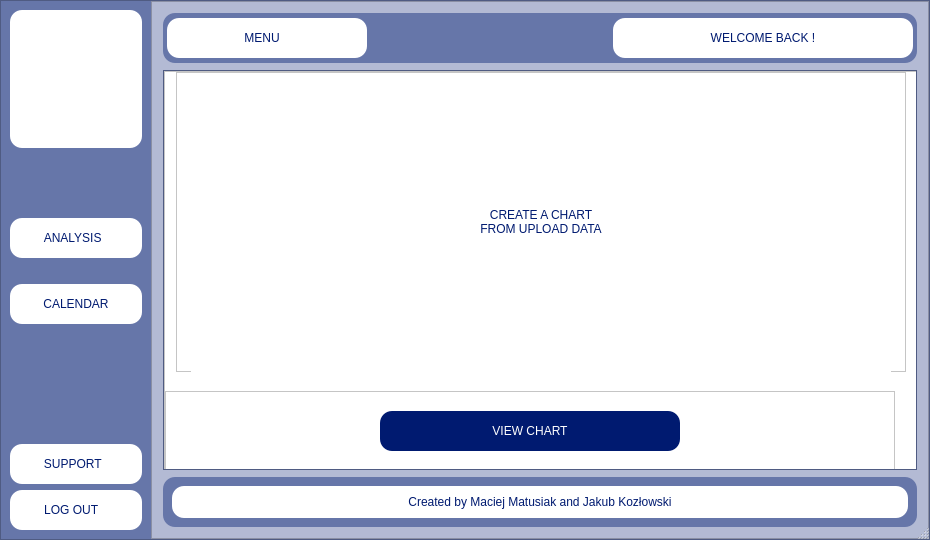
<?xml version="1.0" encoding="UTF-8"?>
<ui version="4.0">
 <class>Dialog</class>
 <widget class="QDialog" name="Dialog">
  <property name="windowModality">
   <enum>Qt::WindowModal</enum>
  </property>
  <property name="enabled">
   <bool>true</bool>
  </property>
  <property name="geometry">
   <rect>
    <x>0</x>
    <y>0</y>
    <width>930</width>
    <height>540</height>
   </rect>
  </property>
  <property name="minimumSize">
   <size>
    <width>930</width>
    <height>540</height>
   </size>
  </property>
  <property name="maximumSize">
   <size>
    <width>930</width>
    <height>540</height>
   </size>
  </property>
  <property name="sizeIncrement">
   <size>
    <width>0</width>
    <height>0</height>
   </size>
  </property>
  <property name="windowTitle">
   <string>Dialog</string>
  </property>
  <property name="styleSheet">
   <string notr="true"/>
  </property>
  <property name="sizeGripEnabled">
   <bool>true</bool>
  </property>
  <widget class="QWidget" name="widget" native="true">
   <property name="geometry">
    <rect>
     <x>0</x>
     <y>0</y>
     <width>930</width>
     <height>540</height>
    </rect>
   </property>
   <property name="minimumSize">
    <size>
     <width>930</width>
     <height>540</height>
    </size>
   </property>
   <property name="maximumSize">
    <size>
     <width>930</width>
     <height>540</height>
    </size>
   </property>
   <layout class="QVBoxLayout" name="verticalLayout_3">
    <property name="spacing">
     <number>0</number>
    </property>
    <property name="sizeConstraint">
     <enum>QLayout::SetNoConstraint</enum>
    </property>
    <property name="leftMargin">
     <number>0</number>
    </property>
    <property name="topMargin">
     <number>0</number>
    </property>
    <property name="rightMargin">
     <number>0</number>
    </property>
    <property name="bottomMargin">
     <number>0</number>
    </property>
    <item>
     <widget class="QFrame" name="frame_8">
      <property name="styleSheet">
       <string notr="true">background-color: rgb(102, 118, 169);</string>
      </property>
      <property name="frameShape">
       <enum>QFrame::StyledPanel</enum>
      </property>
      <property name="frameShadow">
       <enum>QFrame::Plain</enum>
      </property>
      <layout class="QHBoxLayout" name="horizontalLayout">
       <property name="spacing">
        <number>0</number>
       </property>
       <property name="leftMargin">
        <number>0</number>
       </property>
       <property name="topMargin">
        <number>0</number>
       </property>
       <property name="rightMargin">
        <number>0</number>
       </property>
       <property name="bottomMargin">
        <number>0</number>
       </property>
       <item>
        <widget class="QFrame" name="frame">
         <property name="minimumSize">
          <size>
           <width>150</width>
           <height>0</height>
          </size>
         </property>
         <property name="maximumSize">
          <size>
           <width>300</width>
           <height>16777215</height>
          </size>
         </property>
         <property name="styleSheet">
          <string notr="true">background-color: rgb(102, 118, 169);
border-radius: 12px;</string>
         </property>
         <property name="frameShape">
          <enum>QFrame::StyledPanel</enum>
         </property>
         <property name="frameShadow">
          <enum>QFrame::Plain</enum>
         </property>
         <layout class="QGridLayout" name="gridLayout_6">
          <item row="8" column="0">
           <spacer name="verticalSpacer_3">
            <property name="orientation">
             <enum>Qt::Vertical</enum>
            </property>
            <property name="sizeHint" stdset="0">
             <size>
              <width>20</width>
              <height>50</height>
             </size>
            </property>
           </spacer>
          </item>
          <item row="1" column="0">
           <spacer name="verticalSpacer_2">
            <property name="orientation">
             <enum>Qt::Vertical</enum>
            </property>
            <property name="sizeType">
             <enum>QSizePolicy::Maximum</enum>
            </property>
            <property name="sizeHint" stdset="0">
             <size>
              <width>20</width>
              <height>200</height>
             </size>
            </property>
           </spacer>
          </item>
          <item row="6" column="0">
           <spacer name="verticalSpacer">
            <property name="orientation">
             <enum>Qt::Vertical</enum>
            </property>
            <property name="sizeType">
             <enum>QSizePolicy::Maximum</enum>
            </property>
            <property name="sizeHint" stdset="0">
             <size>
              <width>20</width>
              <height>250</height>
             </size>
            </property>
           </spacer>
          </item>
          <item row="10" column="0">
           <widget class="QPushButton" name="log_out">
            <property name="minimumSize">
             <size>
              <width>110</width>
              <height>40</height>
             </size>
            </property>
            <property name="styleSheet">
             <string notr="true">background-color: rgb(255, 255, 255);
color: rgb(0, 26, 112);
border-radius: 12px;
font: 87 9pt &quot;Arial Black&quot;;</string>
            </property>
            <property name="text">
             <string>LOG OUT   </string>
            </property>
            <property name="icon">
             <iconset>
              <normaloff>../Icons/log_out.png</normaloff>../Icons/log_out.png</iconset>
            </property>
           </widget>
          </item>
          <item row="7" column="0">
           <widget class="QPushButton" name="support">
            <property name="minimumSize">
             <size>
              <width>110</width>
              <height>40</height>
             </size>
            </property>
            <property name="styleSheet">
             <string notr="true">background-color: rgb(255, 255, 255);
color: rgb(0, 26, 112);
border-radius: 12px;
font: 87 9pt &quot;Arial Black&quot;;</string>
            </property>
            <property name="text">
             <string>SUPPORT  </string>
            </property>
            <property name="icon">
             <iconset>
              <normaloff>../Icons/supp.png</normaloff>../Icons/supp.png</iconset>
            </property>
           </widget>
          </item>
          <item row="0" column="0">
           <widget class="QFrame" name="frame_6">
            <property name="maximumSize">
             <size>
              <width>16777215</width>
              <height>200</height>
             </size>
            </property>
            <property name="styleSheet">
             <string notr="true">background-color: rgb(255, 255, 255);
border-radius: 12px;</string>
            </property>
            <property name="frameShape">
             <enum>QFrame::StyledPanel</enum>
            </property>
            <property name="frameShadow">
             <enum>QFrame::Plain</enum>
            </property>
            <layout class="QGridLayout" name="gridLayout_5">
             <item row="0" column="0">
              <widget class="QPushButton" name="back">
               <property name="minimumSize">
                <size>
                 <width>100</width>
                 <height>120</height>
                </size>
               </property>
               <property name="maximumSize">
                <size>
                 <width>100</width>
                 <height>120</height>
                </size>
               </property>
               <property name="text">
                <string/>
               </property>
               <property name="icon">
                <iconset>
                 <normaloff>../Images/Logo_small.png</normaloff>../Images/Logo_small.png</iconset>
               </property>
               <property name="iconSize">
                <size>
                 <width>90</width>
                 <height>110</height>
                </size>
               </property>
              </widget>
             </item>
            </layout>
           </widget>
          </item>
          <item row="4" column="0">
           <widget class="QFrame" name="frame_5">
            <property name="minimumSize">
             <size>
              <width>0</width>
              <height>0</height>
             </size>
            </property>
            <property name="styleSheet">
             <string notr="true">background-color: rgb(255, 255, 255);
border-radius: 12px;</string>
            </property>
            <property name="frameShape">
             <enum>QFrame::StyledPanel</enum>
            </property>
            <property name="frameShadow">
             <enum>QFrame::Plain</enum>
            </property>
            <layout class="QHBoxLayout" name="horizontalLayout_6">
             <property name="spacing">
              <number>0</number>
             </property>
             <property name="leftMargin">
              <number>0</number>
             </property>
             <property name="topMargin">
              <number>0</number>
             </property>
             <property name="rightMargin">
              <number>0</number>
             </property>
             <property name="bottomMargin">
              <number>0</number>
             </property>
            </layout>
           </widget>
          </item>
          <item row="5" column="0">
           <widget class="QPushButton" name="calendar">
            <property name="minimumSize">
             <size>
              <width>110</width>
              <height>40</height>
             </size>
            </property>
            <property name="styleSheet">
             <string notr="true">background-color: rgb(255, 255, 255);
color: rgb(0, 26, 112);
border-radius: 12px;
font: 87 9pt &quot;Arial Black&quot;;</string>
            </property>
            <property name="text">
             <string>CALENDAR</string>
            </property>
            <property name="icon">
             <iconset>
              <normaloff>../Icons/cal.png</normaloff>../Icons/cal.png</iconset>
            </property>
            <property name="iconSize">
             <size>
              <width>18</width>
              <height>18</height>
             </size>
            </property>
           </widget>
          </item>
          <item row="2" column="0">
           <widget class="QPushButton" name="analysis">
            <property name="minimumSize">
             <size>
              <width>110</width>
              <height>40</height>
             </size>
            </property>
            <property name="styleSheet">
             <string notr="true">background-color: rgb(255, 255, 255);
color: rgb(0, 26, 112);
border-radius: 12px;
font: 87 9pt &quot;Arial Black&quot;;</string>
            </property>
            <property name="text">
             <string>ANALYSIS  </string>
            </property>
            <property name="icon">
             <iconset>
              <normaloff>../Icons/analysis.png</normaloff>../Icons/analysis.png</iconset>
            </property>
            <property name="iconSize">
             <size>
              <width>18</width>
              <height>18</height>
             </size>
            </property>
           </widget>
          </item>
          <item row="3" column="0">
           <spacer name="verticalSpacer_4">
            <property name="orientation">
             <enum>Qt::Vertical</enum>
            </property>
            <property name="sizeHint" stdset="0">
             <size>
              <width>20</width>
              <height>150</height>
             </size>
            </property>
           </spacer>
          </item>
         </layout>
        </widget>
       </item>
       <item>
        <widget class="QFrame" name="frame_2">
         <property name="styleSheet">
          <string notr="true">background-color: rgb(179, 186, 212);
</string>
         </property>
         <property name="frameShape">
          <enum>QFrame::StyledPanel</enum>
         </property>
         <property name="frameShadow">
          <enum>QFrame::Plain</enum>
         </property>
         <layout class="QVBoxLayout" name="verticalLayout_5">
          <property name="spacing">
           <number>7</number>
          </property>
          <property name="leftMargin">
           <number>11</number>
          </property>
          <property name="topMargin">
           <number>11</number>
          </property>
          <property name="rightMargin">
           <number>11</number>
          </property>
          <property name="bottomMargin">
           <number>11</number>
          </property>
          <item>
           <widget class="QFrame" name="frame_9">
            <property name="minimumSize">
             <size>
              <width>0</width>
              <height>50</height>
             </size>
            </property>
            <property name="maximumSize">
             <size>
              <width>16777215</width>
              <height>50</height>
             </size>
            </property>
            <property name="styleSheet">
             <string notr="true">background-color: rgb(102, 118, 169);
border-radius: 12px;</string>
            </property>
            <property name="frameShape">
             <enum>QFrame::StyledPanel</enum>
            </property>
            <property name="frameShadow">
             <enum>QFrame::Plain</enum>
            </property>
            <layout class="QGridLayout" name="gridLayout_7">
             <property name="leftMargin">
              <number>4</number>
             </property>
             <property name="topMargin">
              <number>4</number>
             </property>
             <property name="rightMargin">
              <number>4</number>
             </property>
             <property name="bottomMargin">
              <number>4</number>
             </property>
             <item row="0" column="1">
              <spacer name="horizontalSpacer_2">
               <property name="orientation">
                <enum>Qt::Horizontal</enum>
               </property>
               <property name="sizeType">
                <enum>QSizePolicy::Expanding</enum>
               </property>
               <property name="sizeHint" stdset="0">
                <size>
                 <width>300</width>
                 <height>20</height>
                </size>
               </property>
              </spacer>
             </item>
             <item row="0" column="2">
              <widget class="QLabel" name="hello_space">
               <property name="minimumSize">
                <size>
                 <width>300</width>
                 <height>40</height>
                </size>
               </property>
               <property name="maximumSize">
                <size>
                 <width>300</width>
                 <height>40</height>
                </size>
               </property>
               <property name="styleSheet">
                <string notr="true">background-color: rgb(255, 255, 255);
color: rgb(0, 26, 112);
font: 87 12pt &quot;Arial Black&quot;;
border-radius: 12px;</string>
               </property>
               <property name="text">
                <string>&lt;html&gt;&lt;head/&gt;&lt;body&gt;&lt;p align=&quot;center&quot;&gt;WELCOME BACK !&lt;/p&gt;&lt;/body&gt;&lt;/html&gt;</string>
               </property>
               <property name="alignment">
                <set>Qt::AlignCenter</set>
               </property>
              </widget>
             </item>
             <item row="0" column="0">
              <widget class="QPushButton" name="menu">
               <property name="minimumSize">
                <size>
                 <width>200</width>
                 <height>40</height>
                </size>
               </property>
               <property name="maximumSize">
                <size>
                 <width>300</width>
                 <height>40</height>
                </size>
               </property>
               <property name="styleSheet">
                <string notr="true">background-color: rgb(255, 255, 255);
color: rgb(0, 26, 112);
font: 87 12pt &quot;Arial Black&quot;;
border-radius: 12px;</string>
               </property>
               <property name="text">
                <string>  MENU     </string>
               </property>
               <property name="icon">
                <iconset>
                 <normaloff>../Icons/menu.png</normaloff>../Icons/menu.png</iconset>
               </property>
              </widget>
             </item>
            </layout>
           </widget>
          </item>
          <item>
           <widget class="QFrame" name="frame_10">
            <property name="styleSheet">
             <string notr="true">background-color: rgb(102, 118, 169);</string>
            </property>
            <property name="frameShape">
             <enum>QFrame::StyledPanel</enum>
            </property>
            <property name="frameShadow">
             <enum>QFrame::Plain</enum>
            </property>
            <layout class="QVBoxLayout" name="verticalLayout_7">
             <property name="spacing">
              <number>0</number>
             </property>
             <property name="leftMargin">
              <number>0</number>
             </property>
             <property name="topMargin">
              <number>0</number>
             </property>
             <property name="rightMargin">
              <number>0</number>
             </property>
             <property name="bottomMargin">
              <number>0</number>
             </property>
             <item>
              <widget class="QStackedWidget" name="stackedWidget">
               <property name="minimumSize">
                <size>
                 <width>730</width>
                 <height>300</height>
                </size>
               </property>
               <property name="styleSheet">
                <string notr="true">background-color: rgb(255, 255, 255);</string>
               </property>
               <property name="frameShadow">
                <enum>QFrame::Raised</enum>
               </property>
               <property name="lineWidth">
                <number>0</number>
               </property>
               <property name="currentIndex">
                <number>1</number>
               </property>
               <widget class="QWidget" name="Dashboard">
                <layout class="QGridLayout" name="gridLayout_8">
                 <property name="leftMargin">
                  <number>0</number>
                 </property>
                 <property name="topMargin">
                  <number>0</number>
                 </property>
                 <property name="rightMargin">
                  <number>0</number>
                 </property>
                 <property name="bottomMargin">
                  <number>0</number>
                 </property>
                 <property name="spacing">
                  <number>0</number>
                 </property>
                 <item row="0" column="0">
                  <widget class="QWidget" name="widget_2" native="true">
                   <property name="minimumSize">
                    <size>
                     <width>754</width>
                     <height>401</height>
                    </size>
                   </property>
                   <property name="styleSheet">
                    <string notr="true">background-color: rgb(102, 118, 169);</string>
                   </property>
                   <layout class="QGridLayout" name="gridLayout_3">
                    <property name="leftMargin">
                     <number>0</number>
                    </property>
                    <property name="topMargin">
                     <number>0</number>
                    </property>
                    <property name="rightMargin">
                     <number>0</number>
                    </property>
                    <property name="bottomMargin">
                     <number>0</number>
                    </property>
                    <property name="spacing">
                     <number>0</number>
                    </property>
                    <item row="0" column="0">
                     <widget class="QLabel" name="label">
                      <property name="minimumSize">
                       <size>
                        <width>754</width>
                        <height>401</height>
                       </size>
                      </property>
                      <property name="styleSheet">
                       <string notr="true">background-color: rgb(102, 118, 169);
border-radius: 12px;</string>
                      </property>
                      <property name="text">
                       <string/>
                      </property>
                      <property name="textFormat">
                       <enum>Qt::AutoText</enum>
                      </property>
                      <property name="pixmap">
                       <pixmap>../Images/Menu_image.png</pixmap>
                      </property>
                      <property name="scaledContents">
                       <bool>true</bool>
                      </property>
                      <property name="alignment">
                       <set>Qt::AlignBottom|Qt::AlignRight|Qt::AlignTrailing</set>
                      </property>
                      <property name="wordWrap">
                       <bool>false</bool>
                      </property>
                      <property name="indent">
                       <number>0</number>
                      </property>
                     </widget>
                    </item>
                   </layout>
                  </widget>
                 </item>
                </layout>
               </widget>
               <widget class="QWidget" name="Analysis">
                <widget class="QFrame" name="frame_4">
                 <property name="geometry">
                  <rect>
                   <x>0</x>
                   <y>0</y>
                   <width>754</width>
                   <height>401</height>
                  </rect>
                 </property>
                 <property name="minimumSize">
                  <size>
                   <width>754</width>
                   <height>401</height>
                  </size>
                 </property>
                 <property name="styleSheet">
                  <string notr="true">background-color: rgb(255, 255, 255);</string>
                 </property>
                 <property name="frameShape">
                  <enum>QFrame::StyledPanel</enum>
                 </property>
                 <property name="frameShadow">
                  <enum>QFrame::Raised</enum>
                 </property>
                 <layout class="QVBoxLayout" name="verticalLayout_6">
                  <property name="spacing">
                   <number>0</number>
                  </property>
                  <property name="leftMargin">
                   <number>0</number>
                  </property>
                  <property name="topMargin">
                   <number>0</number>
                  </property>
                  <property name="rightMargin">
                   <number>0</number>
                  </property>
                  <property name="bottomMargin">
                   <number>0</number>
                  </property>
                  <item alignment="Qt::AlignHCenter|Qt::AlignVCenter">
                   <widget class="QFrame" name="frame_21">
                    <property name="minimumSize">
                     <size>
                      <width>730</width>
                      <height>300</height>
                     </size>
                    </property>
                    <property name="maximumSize">
                     <size>
                      <width>16777215</width>
                      <height>50</height>
                     </size>
                    </property>
                    <property name="frameShape">
                     <enum>QFrame::StyledPanel</enum>
                    </property>
                    <property name="frameShadow">
                     <enum>QFrame::Raised</enum>
                    </property>
                    <layout class="QHBoxLayout" name="horizontalLayout_10">
                     <property name="spacing">
                      <number>0</number>
                     </property>
                     <property name="leftMargin">
                      <number>0</number>
                     </property>
                     <property name="topMargin">
                      <number>0</number>
                     </property>
                     <property name="rightMargin">
                      <number>0</number>
                     </property>
                     <property name="bottomMargin">
                      <number>0</number>
                     </property>
                     <item alignment="Qt::AlignHCenter|Qt::AlignVCenter">
                      <widget class="QLabel" name="label_2">
                       <property name="minimumSize">
                        <size>
                         <width>700</width>
                         <height>200</height>
                        </size>
                       </property>
                       <property name="maximumSize">
                        <size>
                         <width>16777215</width>
                         <height>40</height>
                        </size>
                       </property>
                       <property name="styleSheet">
                        <string notr="true">background-color: rgb(255, 255, 255);
color: rgb(0, 26, 112);
font: 87 24pt &quot;Arial Black&quot;;
border-radius: 12px;</string>
                       </property>
                       <property name="text">
                        <string>&lt;html&gt;&lt;head/&gt;&lt;body&gt;&lt;p align=&quot;center&quot;&gt;CREATE A CHART&lt;br/&gt;FROM UPLOAD DATA&lt;/p&gt;&lt;/body&gt;&lt;/html&gt;</string>
                       </property>
                      </widget>
                     </item>
                    </layout>
                   </widget>
                  </item>
                  <item alignment="Qt::AlignHCenter|Qt::AlignVCenter">
                   <widget class="QFrame" name="horizontalFrame">
                    <property name="minimumSize">
                     <size>
                      <width>700</width>
                      <height>40</height>
                     </size>
                    </property>
                    <property name="maximumSize">
                     <size>
                      <width>700</width>
                      <height>40</height>
                     </size>
                    </property>
                    <layout class="QHBoxLayout" name="horizontalLayout_2">
                     <property name="leftMargin">
                      <number>0</number>
                     </property>
                     <property name="topMargin">
                      <number>0</number>
                     </property>
                     <property name="rightMargin">
                      <number>0</number>
                     </property>
                     <property name="bottomMargin">
                      <number>0</number>
                     </property>
                     <item alignment="Qt::AlignHCenter|Qt::AlignVCenter">
                      <widget class="QLabel" name="wait">
                       <property name="minimumSize">
                        <size>
                         <width>160</width>
                         <height>40</height>
                        </size>
                       </property>
                       <property name="maximumSize">
                        <size>
                         <width>160</width>
                         <height>40</height>
                        </size>
                       </property>
                       <property name="baseSize">
                        <size>
                         <width>0</width>
                         <height>0</height>
                        </size>
                       </property>
                       <property name="font">
                        <font>
                         <family>Arial Black</family>
                         <pointsize>12</pointsize>
                         <weight>50</weight>
                         <italic>false</italic>
                         <bold>false</bold>
                        </font>
                       </property>
                       <property name="styleSheet">
                        <string notr="true">color: rgb(255, 0, 0);</string>
                       </property>
                       <property name="text">
                        <string>&lt;html&gt;&lt;head/&gt;&lt;body&gt;&lt;p align=&quot;center&quot;&gt;&lt;br/&gt;&lt;/p&gt;&lt;/body&gt;&lt;/html&gt;</string>
                       </property>
                      </widget>
                     </item>
                    </layout>
                   </widget>
                  </item>
                  <item>
                   <widget class="QFrame" name="frame_23">
                    <property name="minimumSize">
                     <size>
                      <width>730</width>
                      <height>80</height>
                     </size>
                    </property>
                    <property name="maximumSize">
                     <size>
                      <width>730</width>
                      <height>80</height>
                     </size>
                    </property>
                    <property name="frameShape">
                     <enum>QFrame::StyledPanel</enum>
                    </property>
                    <property name="frameShadow">
                     <enum>QFrame::Raised</enum>
                    </property>
                    <layout class="QHBoxLayout" name="horizontalLayout_9">
                     <property name="spacing">
                      <number>0</number>
                     </property>
                     <property name="leftMargin">
                      <number>0</number>
                     </property>
                     <property name="topMargin">
                      <number>0</number>
                     </property>
                     <property name="rightMargin">
                      <number>0</number>
                     </property>
                     <property name="bottomMargin">
                      <number>0</number>
                     </property>
                     <item>
                      <widget class="QPushButton" name="Create">
                       <property name="minimumSize">
                        <size>
                         <width>300</width>
                         <height>40</height>
                        </size>
                       </property>
                       <property name="maximumSize">
                        <size>
                         <width>300</width>
                         <height>40</height>
                        </size>
                       </property>
                       <property name="styleSheet">
                        <string notr="true">color: rgb(255, 255, 255);
background-color: rgb(0, 26, 112);
font: 87 14pt &quot;Arial Black&quot;;
border-radius: 12px;</string>
                       </property>
                       <property name="text">
                        <string>VIEW CHART</string>
                       </property>
                      </widget>
                     </item>
                    </layout>
                   </widget>
                  </item>
                 </layout>
                </widget>
               </widget>
               <widget class="QWidget" name="Report">
                <layout class="QVBoxLayout" name="verticalLayout_4"/>
               </widget>
               <widget class="QWidget" name="My_profil">
                <layout class="QGridLayout" name="gridLayout_9">
                 <property name="leftMargin">
                  <number>0</number>
                 </property>
                 <property name="topMargin">
                  <number>0</number>
                 </property>
                 <property name="rightMargin">
                  <number>0</number>
                 </property>
                 <property name="bottomMargin">
                  <number>0</number>
                 </property>
                 <property name="spacing">
                  <number>0</number>
                 </property>
                </layout>
               </widget>
               <widget class="QWidget" name="Calendar">
                <property name="toolTip">
                 <string>&lt;html&gt;&lt;head/&gt;&lt;body&gt;&lt;p align=&quot;center&quot;&gt;&lt;br/&gt;&lt;/p&gt;&lt;/body&gt;&lt;/html&gt;</string>
                </property>
                <layout class="QGridLayout" name="gridLayout_2">
                 <property name="leftMargin">
                  <number>0</number>
                 </property>
                 <property name="topMargin">
                  <number>0</number>
                 </property>
                 <property name="rightMargin">
                  <number>0</number>
                 </property>
                 <property name="bottomMargin">
                  <number>0</number>
                 </property>
                 <property name="spacing">
                  <number>0</number>
                 </property>
                 <item row="0" column="0">
                  <widget class="QCalendarWidget" name="calendarWidget">
                   <property name="minimumSize">
                    <size>
                     <width>754</width>
                     <height>300</height>
                    </size>
                   </property>
                   <property name="maximumSize">
                    <size>
                     <width>16777215</width>
                     <height>16777215</height>
                    </size>
                   </property>
                   <property name="styleSheet">
                    <string notr="true">color: rgb(255, 255, 255);
background-color: rgb(0, 26, 112);
alternate-background-color: rgb(102, 118, 169);
selection-color: rgb(0, 0, 0);
selection-background-color: rgb(255, 255, 255);
font: 87 9pt &quot;Arial Black&quot;;</string>
                   </property>
                  </widget>
                 </item>
                </layout>
               </widget>
              </widget>
             </item>
            </layout>
           </widget>
          </item>
          <item>
           <widget class="QFrame" name="frame_11">
            <property name="minimumSize">
             <size>
              <width>0</width>
              <height>50</height>
             </size>
            </property>
            <property name="maximumSize">
             <size>
              <width>16777215</width>
              <height>50</height>
             </size>
            </property>
            <property name="styleSheet">
             <string notr="true">background-color: rgb(102, 118, 169);
border-radius: 12px;</string>
            </property>
            <property name="frameShape">
             <enum>QFrame::StyledPanel</enum>
            </property>
            <property name="frameShadow">
             <enum>QFrame::Plain</enum>
            </property>
            <layout class="QHBoxLayout" name="horizontalLayout_8">
             <item>
              <widget class="QLabel" name="label_13">
               <property name="styleSheet">
                <string notr="true">background-color: rgb(255, 255, 255);
color: rgb(0, 26, 112);
font: 87 12pt &quot;Arial Black&quot;;
border-radius: 12px;</string>
               </property>
               <property name="text">
                <string>&lt;html&gt;&lt;head/&gt;&lt;body&gt;&lt;p align=&quot;center&quot;&gt;Created by Maciej Matusiak and Jakub Kozłowski&lt;/p&gt;&lt;/body&gt;&lt;/html&gt;</string>
               </property>
              </widget>
             </item>
            </layout>
           </widget>
          </item>
         </layout>
        </widget>
       </item>
      </layout>
     </widget>
    </item>
   </layout>
  </widget>
 </widget>
 <resources/>
 <connections>
  <connection>
   <sender>analysis</sender>
   <signal>clicked()</signal>
   <receiver>Dialog</receiver>
   <slot>update()</slot>
   <hints>
    <hint type="sourcelabel">
     <x>75</x>
     <y>174</y>
    </hint>
    <hint type="destinationlabel">
     <x>464</x>
     <y>269</y>
    </hint>
   </hints>
  </connection>
  <connection>
   <sender>calendar</sender>
   <signal>clicked()</signal>
   <receiver>Dialog</receiver>
   <slot>update()</slot>
   <hints>
    <hint type="sourcelabel">
     <x>75</x>
     <y>276</y>
    </hint>
    <hint type="destinationlabel">
     <x>464</x>
     <y>269</y>
    </hint>
   </hints>
  </connection>
  <connection>
   <sender>back</sender>
   <signal>clicked()</signal>
   <receiver>Dialog</receiver>
   <slot>update()</slot>
   <hints>
    <hint type="sourcelabel">
     <x>75</x>
     <y>83</y>
    </hint>
    <hint type="destinationlabel">
     <x>464</x>
     <y>269</y>
    </hint>
   </hints>
  </connection>
  <connection>
   <sender>log_out</sender>
   <signal>clicked()</signal>
   <receiver>Dialog</receiver>
   <slot>update()</slot>
   <hints>
    <hint type="sourcelabel">
     <x>75</x>
     <y>507</y>
    </hint>
    <hint type="destinationlabel">
     <x>464</x>
     <y>269</y>
    </hint>
   </hints>
  </connection>
  <connection>
   <sender>Create</sender>
   <signal>clicked()</signal>
   <receiver>Dialog</receiver>
   <slot>update()</slot>
   <hints>
    <hint type="sourcelabel">
     <x>810</x>
     <y>384</y>
    </hint>
    <hint type="destinationlabel">
     <x>464</x>
     <y>269</y>
    </hint>
   </hints>
  </connection>
 </connections>
</ui>
